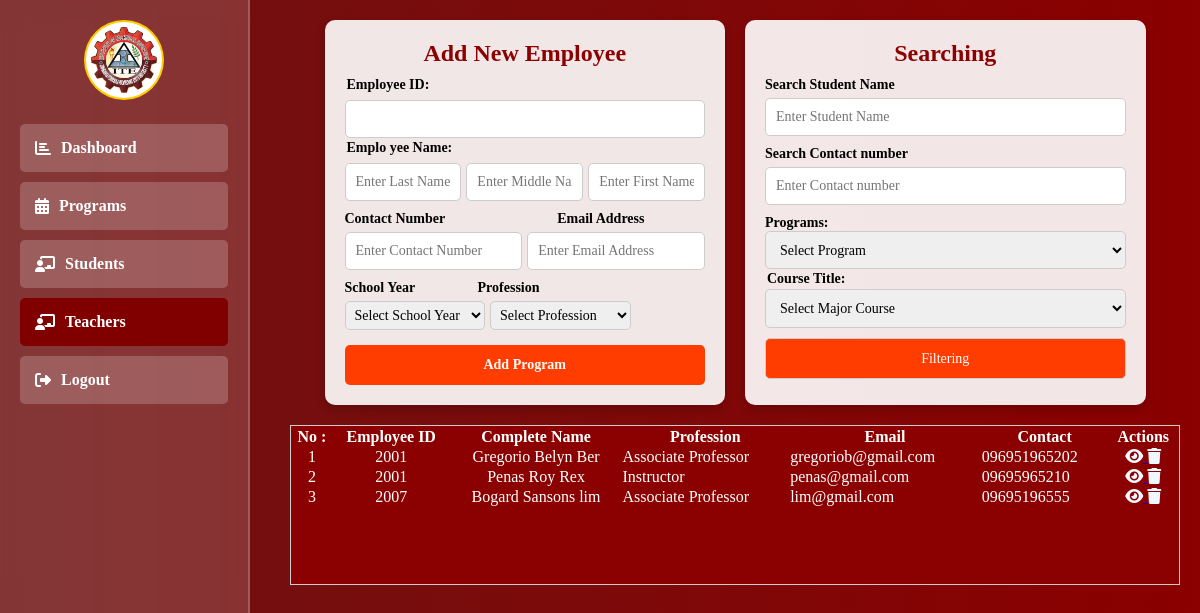
Page /admin/teachers.php (signed in) on the earlier database version.
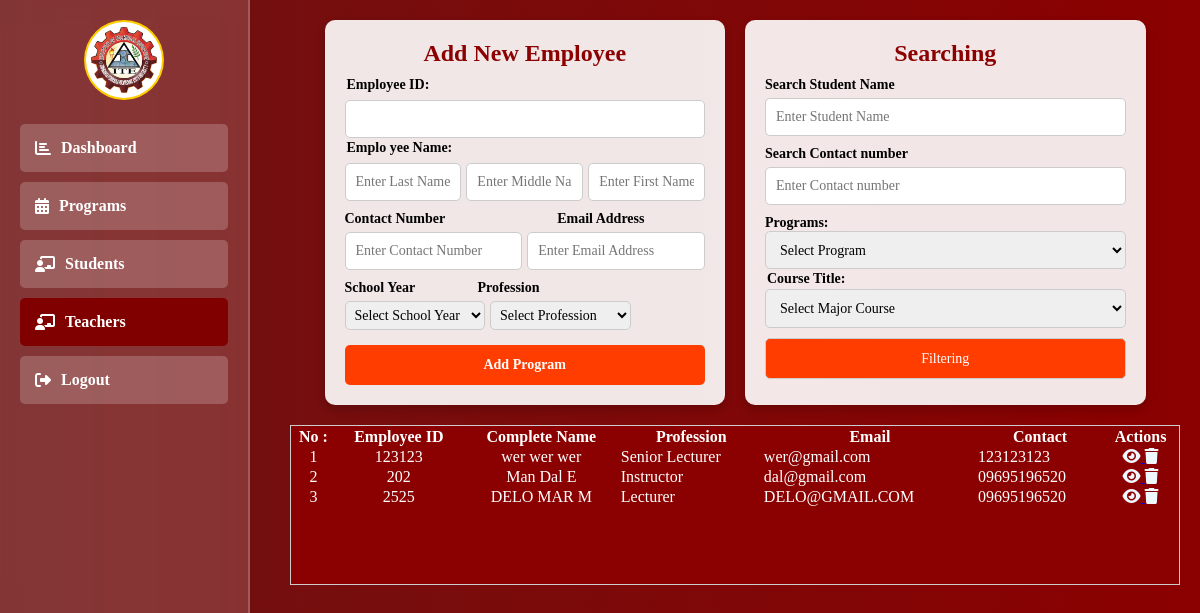
Same page on the later database version.
### tables this page shows
CREATE TABLE `teachers` (
  `id` int(11) NOT NULL,
  `teacher_code` varchar(255) NOT NULL,
  `fname` varchar(50) NOT NULL,
  `mname` varchar(50) NOT NULL,
  `lname` varchar(50) NOT NULL,
  `profile` varchar(100) NOT NULL,
  `profession` varchar(100) NOT NULL,
  `specialized` varchar(100) NOT NULL,
  `contact` varchar(50) NOT NULL,
  `email` varchar(100) NOT NULL,
  `course` varchar(100) NOT NULL,
  `school_year` varchar(20) NOT NULL,
  `verify` varchar(20) NOT NULL
);

### admin/admin_function.php (called while the page is built, shortened)
<?php
include "../db_connect.php";
function GetTeachers()
{
    global $pdo;
    try {
        $stmt = $pdo->prepare("SELECT * FROM teachers");
        $stmt->execute();
        return $stmt->fetchAll();
    } catch (PDOException $e) {
        return [];
    }
}

### admin/teachers.php (the view, shortened to what the changed rows need)
<?php
include "../db_connect.php";
include "./admin_function.php";
?>
<!DOCTYPE html>
<html lang="en">
<head>
    <link rel="stylesheet" href="https://cdnjs.cloudflare.com/ajax/libs/font-awesome/6.2.0/css/all.css">
</head>
<body>
    <div class="content">
        <div class="dashboard-container">
            <div class="card">
                <h2>Add New Employee</h2>
            </div>
            <div class="card">
                <h2>Searching</h2>
            </div>
            <div class="card-table" id="tableNone"
                style="width: 100%; color: #ccc; border: 1px solid #ccc; height: 10rem; background-color: #8B0000; overflow-y: scroll;">
                <div class="tables-content" style=" background-color: #8B0000; display: flex; color: white;">
                    <table class="table" style=" width: 100%; ">
                        <thead>
                            <tr>
                                <th>No :</th>
                                <th>Employee ID</th>
                                <th>Complete Name</th>
                                <th>Profession</th>
                                <th>Email</th>
                                <th>Contact</th>
                                <th>Actions</th>
                            </tr>
                        </thead>
                        <tbody>
                            <?php $get_teacher = GetTeachers(); ?>
                            <?php foreach ($get_teacher as $index => $teacher) { ?>
                            <tr>
                                <td style="text-align: center;"><?php echo $index + 1; ?></td>
                                <td style="text-align: center;"><?php echo $teacher['teacher_code']; ?></td>
                                <td style="text-align: center;">
                                    <?php echo $teacher['lname'] . ' ' . $teacher['fname'] . ' ' . $teacher['mname']; ?>
                                </td>
                                <td><?php echo $teacher['profession']; ?></td>
                                <td><?php echo $teacher['email']; ?></td>
                                <td><?php echo $teacher['contact']; ?></td>
                                <td>
                                    <div style="color: aliceblue; text-align:center;">
                                        <a
                                            href="view_teacher.php?teacher_id=<?php echo $teacher['id'] ?>&specialized=<?php echo $teacher['specialized'] ?>&profession=<?php echo $teacher['profession'] ?>&employee_id=<?php echo $teacher['teacher_code'] ?>&teacher_name=<?php echo $teacher['lname'] . ' ' . $teacher['fname'] . ' ' . $teacher['mname']; ?>">
                                            <i style="color: aliceblue;" class="fa fa-eye"></i>
                                        </a>
                                        <a class="delete-program" section="<?php echo $teacher['id']; ?>"><i
                                                class="fa fa-trash"></i></a>
                                    </div>
                                </td>
                            </tr>
                            <?php } ?>
                        </tbody>
                    </table>
                </div>
            </div>
        </div>
</body>
</html>

Differences in the rows shown:
removed teachers: teacher_code "2001", lname "Gregorio", fname "Belyn", mname "Ber", profession "Associate Professor", email "gregoriob@gmail.com", contact "096951965202"
removed teachers: teacher_code "2001", lname "Penas", fname "Roy", mname "Rex", profession "Instructor", email "penas@gmail.com", contact "09695965210"
removed teachers: teacher_code "2007", lname "Bogard", fname "Sansons", mname "lim", profession "Associate Professor", email "lim@gmail.com", contact "09695196555"
added teachers: teacher_code "123123", lname "wer", fname "wer", mname "wer", profession "Senior Lecturer", email "wer@gmail.com", contact "123123123"
added teachers: teacher_code "202", lname "Man", fname "Dal", mname "E", profession "Instructor", email "dal@gmail.com", contact "09695196520"
added teachers: teacher_code "2525", lname "DELO", fname "MAR", mname "M", profession "Lecturer", email "DELO@GMAIL.COM", contact "09695196520"
